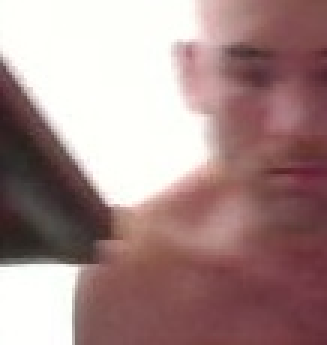
#> input picture vault/data/face_references/Chris/far/1778699867976.jpg, 109 x 115 px (shown 3 times larger)
$ python -i face_detection.py   (imports and definitions only)
#> lines starting #> are read from the running program, lines starting #| are printed output that depends on the picture
#> further down, picture is the input picture: shape (115, 109, 3); mean B, G, R 138.9, 140.3, 168.1
from __future__ import annotations

import logging
from pathlib import Path

import cv2
import numpy as np

from scout.types import Detection

from .face_config import FaceDetectionConfig

log = logging.getLogger(__name__)


class FaceDetector:
    def __init__(self, config: FaceDetectionConfig | None = None) -> None:
        self.config = config or FaceDetectionConfig()
        self.enabled = bool(self.config.enabled)
        self.cascade_path: Path | None = None
        self._classifier: cv2.CascadeClassifier | None = None

        if not self.enabled:
            return
        self.cascade_path = self._resolve_cascade_path(self.config.cascade_path)
        if self.cascade_path is None:
            log.warning("Face detection disabled. No OpenCV Haar cascade was found.")
            self.enabled = False
            return

        classifier = cv2.CascadeClassifier(str(self.cascade_path))
        if classifier.empty():
            log.warning("Face detection disabled. Could not load cascade: %s", self.cascade_path)
            self.enabled = False
            return

        self._classifier = classifier
        log.info("Face detection enabled with cascade: %s", self.cascade_path)

    def detect(self, frame: np.ndarray) -> list[Detection]:
        if not self.enabled or self._classifier is None:
            return []

        gray = cv2.cvtColor(frame, cv2.COLOR_BGR2GRAY)
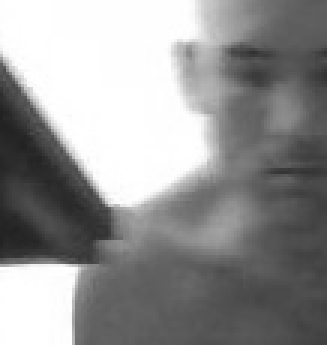
#> gray: shape (115, 109) (shown 3 times larger); min 34, max 255, mean 148.5
        gray = cv2.equalizeHist(gray)
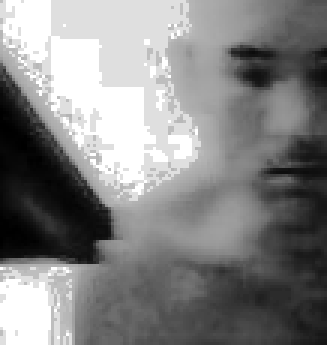
#> gray: shape (115, 109) (shown 3 times larger); min 0, max 255, mean 132.1
        faces = self._classifier.detectMultiScale(
            gray,
            scaleFactor=self.config.scale_factor,
            minNeighbors=self.config.min_neighbors,
            minSize=(self.config.min_size_px, self.config.min_size_px),
            flags=cv2.CASCADE_SCALE_IMAGE,
        )
#> faces = ()

        detections: list[Detection] = []
        for x, y, w, h in faces[: self.config.max_faces]:
            detections.append(Detection(
                id=None,
                label="face",
                class_id=self.config.class_id,
                bbox=[int(x), int(y), int(w), int(h)],
                confidence=self.config.confidence,
                color="face",
                color_rgb=(255, 170, 80),
            ))
#> this loop made 0 passes
#> after the loop, detections = []
        return detections

    def detect_in_bbox(self, frame: np.ndarray, bbox: list[int]) -> list[Detection]:
        if not self.enabled or self._classifier is None:
            return []
        x, y, w, h = [int(v) for v in bbox]
        x = max(0, x)
        y = max(0, y)
        w = max(1, min(w, frame.shape[1] - x))
        h = max(1, min(h, frame.shape[0] - y))
        if w <= 1 or h <= 1:
            return []
        roi = frame[y:y + h, x:x + w]
        detections = self.detect(roi)
        for det in detections:
            det.bbox[0] += x
            det.bbox[1] += y
        return detections

    @staticmethod
    def _resolve_cascade_path(configured_path: str | None) -> Path | None:
        candidates: list[Path] = []
        if configured_path:
            candidates.append(Path(configured_path).expanduser())

        cv2_data = getattr(cv2, "data", None)
        haar_dir = getattr(cv2_data, "haarcascades", None) if cv2_data is not None else None
        if haar_dir:
            candidates.extend([
                Path(haar_dir) / "haarcascade_frontalface_default.xml",
                Path(haar_dir) / "haarcascade_frontalface_alt2.xml",
            ])
        candidates.extend([
            Path("/usr/share/opencv4/haarcascades/haarcascade_frontalface_default.xml"),
            Path("/usr/share/opencv4/haarcascades/haarcascade_frontalface_alt2.xml"),
            Path("/usr/share/opencv/haarcascades/haarcascade_frontalface_default.xml"),
            Path("/usr/share/opencv/haarcascades/haarcascade_frontalface_alt2.xml"),
            Path("/usr/local/share/opencv4/haarcascades/haarcascade_frontalface_default.xml"),
            Path("/usr/local/share/opencv4/haarcascades/haarcascade_frontalface_alt2.xml"),
        ])

        for candidate in candidates:
            if candidate.exists():
                return candidate
        return None

>>> import cv2
>>> picture = cv2.imread('../../vault/data/face_references/Chris/far/1778699867976.jpg')
>>> result = FaceDetector().detect(picture)
#> result = []

$ run again, on vault/data/face_references/Chris/far/1778699937922.jpg
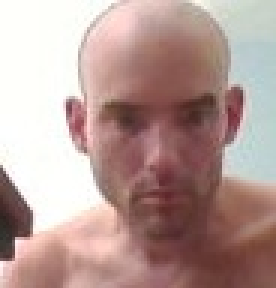
#> input picture vault/data/face_references/Chris/far/1778699937922.jpg, 92 x 96 px (shown 3 times larger)
#> picture is the input picture: shape (96, 92, 3); mean B, G, R 151.3, 156.3, 182.4
#> in detect, `gray = cv2.cvtColor(frame, cv2.COLOR_BGR2GRAY)`:
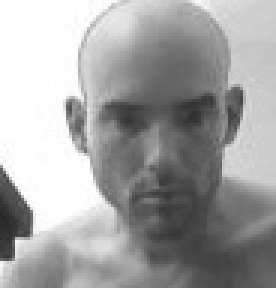
#> gray: shape (96, 92) (shown 3 times larger); min 37, max 255, mean 163.6
#> in detect, `gray = cv2.equalizeHist(gray)`:
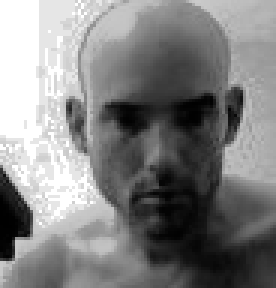
#> gray: shape (96, 92) (shown 3 times larger); min 0, max 255, mean 129.9
#> faces = [[19, 14, 69, 69]]
#> the loop in detect, `for x, y, w, h in faces[: self.config.max_faces]:` made 1 pass
#> after the loop in detect, `for x, y, w, h in faces[: self.config.max_faces]:`: detections = 1 item
